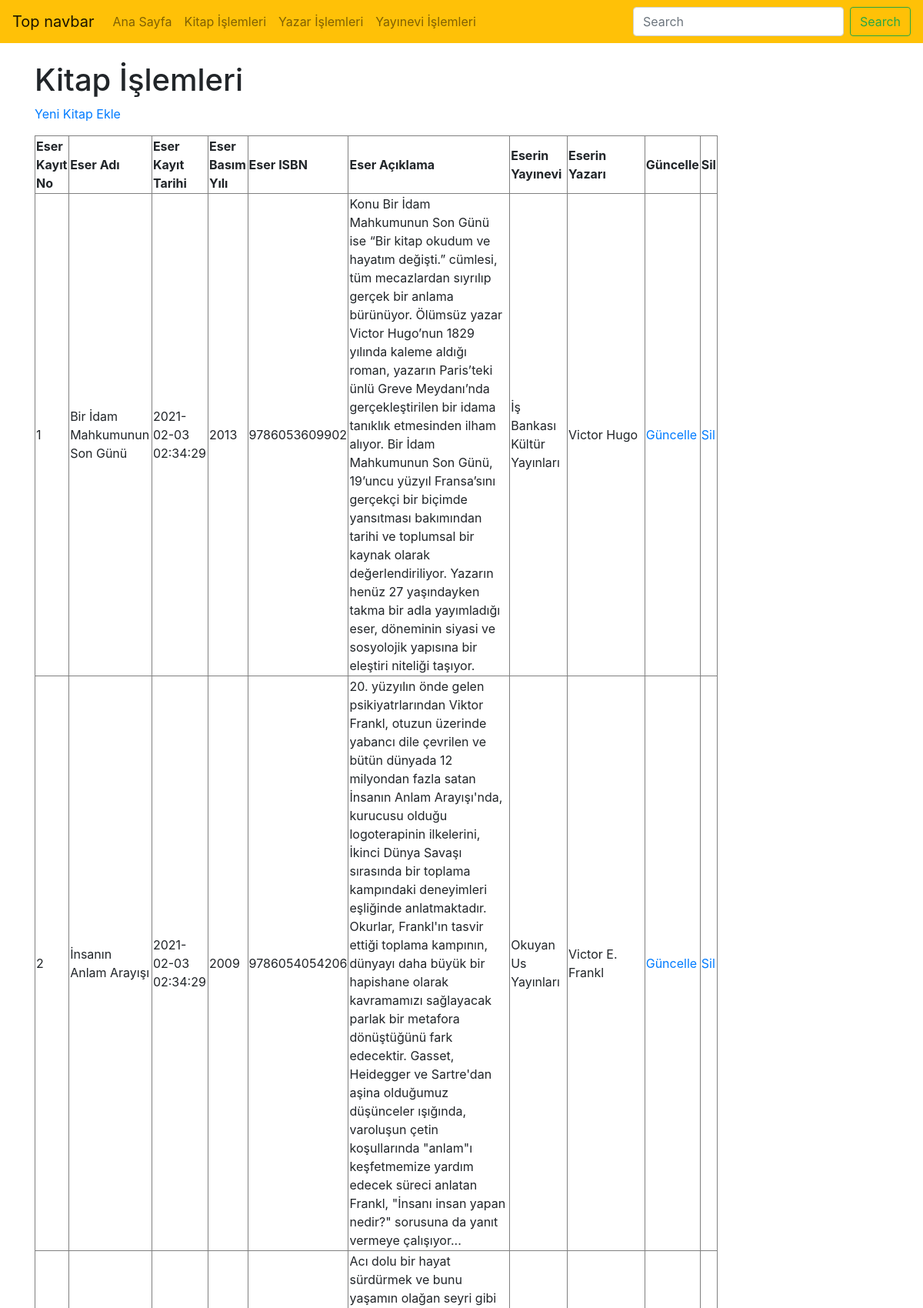
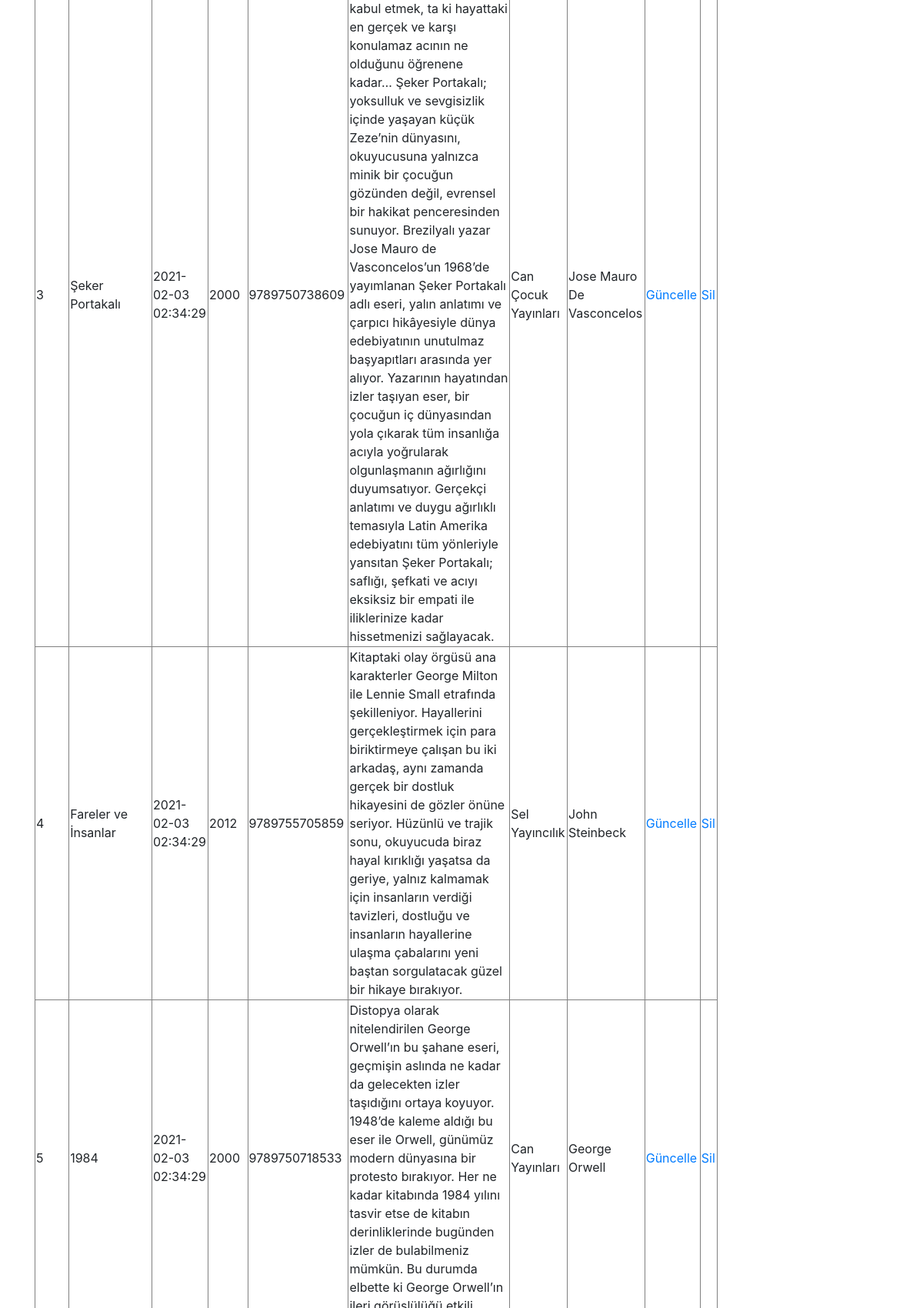
The page /sabinaamrahova_final/kitap.php (upper part) on the database its author committed (2 pictures, top to bottom).
### tables this page shows
CREATE TABLE `kitap` (
  `eserKayitNo` int(11) NOT NULL COMMENT 'Eserin Kayıt Numarası',
  `eserKayitTarihi` timestamp NOT NULL DEFAULT current_timestamp() ON UPDATE current_timestamp() COMMENT 'Eserin Kayıt Tarihi',
  `eserAdi` varchar(200) NOT NULL COMMENT 'Eserin Adı',
  `eserBasimYili` year(4) NOT NULL COMMENT 'Eserin Basıldığı Yıl',
  `eserISBN` bigint(11) NOT NULL COMMENT 'Eserin ISBN Bilgisi',
  `yazarNo` int(11) NOT NULL COMMENT 'Yazar Numarası',
  `yayineviNo` int(11) NOT NULL COMMENT 'Yayınevi Numarası',
  `eserAciklama` text NOT NULL COMMENT 'Eserin Açıklaması'
);

CREATE TABLE `yayinevi` (
  `yayineviNo` int(11) NOT NULL COMMENT 'Yayınevi Numarası',
  `yayineviKayitTarihi` timestamp NOT NULL DEFAULT current_timestamp() ON UPDATE current_timestamp() COMMENT 'Yayınevi Kayıt Tarihi',
  `yayineviAdi` varchar(200) NOT NULL COMMENT 'Yayınevinin Adı',
  `yayineviURL` varchar(200) NOT NULL COMMENT 'Yayınevi Web Adresi'
);

### sabinaamrahova_final/kitap.php (the view, shortened to what this page needs)
<?php
require_once("baglanti.php");
$sorgu = mysqli_query($baglanti, "SELECT K.eserKayitNo, K.eserAdi, K.eserKayitTarihi, K.eserBasimYili, K.eserISBN, k.eserAciklama, Y.yayineviAdi, CONCAT (YZ.yazarAdi, ' ', YZ.yazarSoyadi) AS AdSoyad
                                  FROM kitap K, yayinevi Y, yazar YZ
                                  WHERE K.yayineviNo = Y.yayineviNo AND K.yazarNo = YZ.yazarNo");
?>
<!DOCTYPE html>
<html lang="tr"><head><meta http-equiv="Content-Type" content="text/html; charset=UTF-8">
<link href="bootstrap.min.css" rel="stylesheet">
    <link href="./katalog_files/navbar-top.css" rel="stylesheet">
  </head>
  <body>
    <nav class="navbar navbar-expand-md navbar-light bg-warning mb-4">
  <a class="navbar-brand" href="https://getbootstrap.com/docs/4.4/examples/navbar-static/#">Top navbar</a>
  <div class="collapse navbar-collapse" id="navbarCollapse">
    <ul class="navbar-nav mr-auto">
      <li class="nav-item">
        <a class="nav-link" href="index.php">Ana Sayfa </a>
      </li>
      <li class="nav-item">
        <a class="nav-link" href="kitap.php">Kitap İşlemleri</a>
      </li>
      <li class="nav-item">
        <a class="nav-link" href="yazar.php">Yazar İşlemleri</a>
      </li>
      <li class="nav-item">
        <a class="nav-link" href="yayinevi.php">Yayınevi İşlemleri</a>
      </li>
    </ul>
    <form class="form-inline mt-2 mt-md-0">
      <input class="form-control mr-sm-2" type="text" placeholder="Search" aria-label="Search">
      <button class="btn btn-outline-success my-2 my-sm-0" type="submit">Search</button>
    </form>
  </div>
</nav>
<main role="main" class="container">
<h1>Kitap İşlemleri</h1>
<p><a href="kitap_ekle.php">Yeni Kitap Ekle</a></p>
<?php
echo("<table border=1 width=80%>");
    echo("<tr>");
    echo("<td><b>Eser Kayıt No</b></td>");
    echo("<td><b>Eser Adı</b></td>");
    echo("<td><b>Eser Kayıt Tarihi</b></td>");
    echo("<td><b>Eser Basım Yılı</b></td>");
    echo("<td><b>Eser ISBN</b></td>");
    echo("<td><b>Eser Açıklama</b></td>");
    echo("<td><b>Eserin Yayınevi</b></td>");
    echo("<td><b>Eserin Yazarı</b></td>");
    echo("<td><b>Güncelle</b></td>");
    echo("<td><b>Sil</b></td>");
    echo("</tr>");
while($satir = mysqli_fetch_assoc($sorgu)){
    echo("<tr>");
    echo("<td>".$satir["eserKayitNo"]."</td>");
    echo("<td>".$satir["eserAdi"]."</td>");
    echo("<td>".$satir["eserKayitTarihi"]."</td>");
    echo("<td>".$satir["eserBasimYili"]."</td>");
    echo("<td>".$satir["eserISBN"]."</td>");
    echo("<td>".$satir["eserAciklama"]."</td>");
    echo("<td>".$satir["yayineviAdi"]."</td>");
    echo("<td>".$satir["AdSoyad"]."</td>");
    echo("<td><a href='guncelleme_kitap.php?eserKayitNo=".$satir["eserKayitNo"]."'>Güncelle</a></td>");
    echo("<td><a href='sil_kitap.php?eserKayitNo=".$satir["eserKayitNo"]."'>Sil</a></td>");
    echo("</tr>");
            }
echo("</table>");
?>
</main>
</body></html>

### sabinaamrahova_final/navbar-top.css (style rules this page uses)
body { min-height: 75rem; }

### rows shown on the page
kitap: eserKayitNo "1", eserAdi "Bir İdam Mahkumunun Son Günü", eserKayitTarihi "2021-02-03 02:34:29", eserBasimYili "2013", eserISBN "9786053609902", eserAciklama "Konu Bir İdam Mahkumunun Son Günü ise “Bir kitap okudum ve hayatım değişti.” cümlesi, tüm mecazlardan sıyrılıp gerçek bir anlama bürünüyor. Ölümsüz yazar Victor Hugo’nun 1829 yılında kaleme aldığı roman, yazarın Paris’teki ünlü Greve Meydanı’nda gerçekleştirilen bir idama tanıklık etmesinden ilham alıyor. Bir İdam Mahkumunun Son Günü, 19’uncu yüzyıl Fransa’sını gerçekçi bir biçimde yansıtması bakımından tarihi ve toplumsal bir kaynak olarak değerlendiriliyor. Yazarın henüz 27 yaşındayken takma bir adla yayımladığı eser, döneminin siyasi ve sosyolojik yapısına bir eleştiri niteliği taşıyor.", yayinevi.yayineviAdi "İş Bankası Kültür Yayınları", AdSoyad "Victor Hugo"
kitap: eserKayitNo "2", eserAdi "İnsanın Anlam Arayışı", eserKayitTarihi "2021-02-03 02:34:29", eserBasimYili "2009", eserISBN "9786054054206", eserAciklama "20. yüzyılın önde gelen psikiyatrlarından Viktor Frankl, otuzun üzerinde yabancı dile çevrilen ve bütün dünyada 12 milyondan fazla satan İnsanın Anlam Arayışı'nda, kurucusu olduğu logoterapinin ilkelerini, İkinci Dünya Savaşı sırasında bir toplama kampındaki deneyimleri eşliğinde anlatmaktadır. Okurlar, Frankl'ın tasvir ettiği toplama kampının, dünyayı daha büyük bir hapishane olarak kavramamızı sağlayacak parlak bir metafora dönüştüğünü fark edecektir. Gasset, Heidegger ve Sartre'dan aşina olduğumuz düşünceler ışığında, varoluşun çetin koşullarında \"anlam\"ı keşfetmemize yardım edecek süreci anlatan Frankl, \"İnsanı insan yapan nedir?\" sorusuna da yanıt vermeye çalışıyor...", yayinevi.yayineviAdi "Okuyan Us Yayınları", AdSoyad "Victor E. Frankl"
kitap: eserKayitNo "3", eserAdi "Şeker Portakalı", eserKayitTarihi "2021-02-03 02:34:29", eserBasimYili "2000", eserISBN "9789750738609", eserAciklama "Acı dolu bir hayat sürdürmek ve bunu yaşamın olağan seyri gibi kabul etmek, ta ki hayattaki en gerçek ve karşı konulamaz acının ne olduğunu öğrenene kadar… Şeker Portakalı; yoksulluk ve sevgisizlik içinde yaşayan küçük Zeze’nin dünyasını, okuyucusuna yalnızca minik bir çocuğun gözünden değil, evrensel bir hakikat penceresinden sunuyor. Brezilyalı yazar Jose Mauro de Vasconcelos’un 1968’de yayımlanan Şeker Portakalı adlı eseri, yalın anlatımı ve çarpıcı hikâyesiyle dünya edebiyatının unutulmaz başyapıtları arasında yer alıyor. Yazarının hayatından izler taşıyan eser, bir çocuğun iç dünyasından yola çıkarak tüm insanlığa acıyla yoğrularak olgunlaşmanın ağırlığını duyumsatıyor. Gerçekçi…", yayinevi.yayineviAdi "Can Çocuk Yayınları", AdSoyad "Jose Mauro De Vasconcelos"
kitap: eserKayitNo "4", eserAdi "Fareler ve İnsanlar", eserKayitTarihi "2021-02-03 02:34:29", eserBasimYili "2012", eserISBN "9789755705859", eserAciklama "Kitaptaki olay örgüsü ana karakterler George Milton ile Lennie Small etrafında şekilleniyor. Hayallerini gerçekleştirmek için para biriktirmeye çalışan bu iki arkadaş, aynı zamanda gerçek bir dostluk hikayesini de gözler önüne seriyor. Hüzünlü ve trajik sonu, okuyucuda biraz hayal kırıklığı yaşatsa da geriye, yalnız kalmamak için insanların verdiği tavizleri, dostluğu ve insanların hayallerine ulaşma çabalarını yeni baştan sorgulatacak güzel bir hikaye bırakıyor.", yayinevi.yayineviAdi "Sel Yayıncılık", AdSoyad "John Steinbeck"
kitap: eserKayitNo "5", eserAdi "1984", eserKayitTarihi "2021-02-03 02:34:29", eserBasimYili "2000", eserISBN "9789750718533", yayinevi.yayineviAdi "Can Yayınları", AdSoyad "George Orwell"
